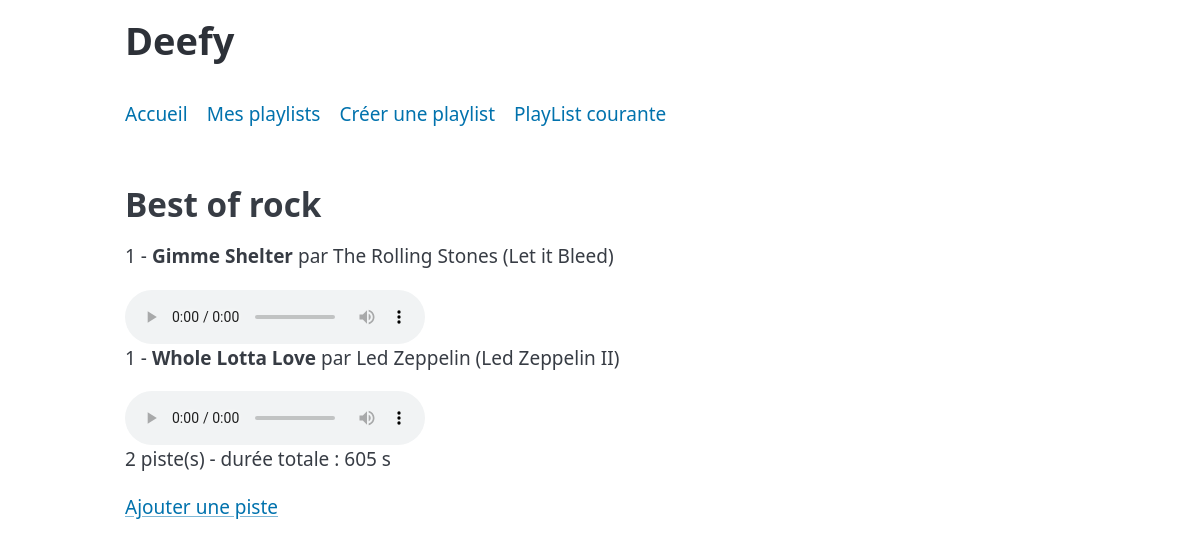
Screenshot of /?action=playlist&id=1 with the database file from the repository.
### tables this page shows
CREATE TABLE playlist (
id INT NOT NULL AUTO_INCREMENT,
nom VARCHAR(100) NOT NULL,
PRIMARY KEY (id)
);

CREATE TABLE track (
id INT NOT NULL AUTO_INCREMENT,
titre VARCHAR(100) NOT NULL,
genre VARCHAR(30) DEFAULT NULL,
duree INT DEFAULT 0,
filename VARCHAR(100) NOT NULL,
type CHAR(1) NOT NULL,
artiste_album VARCHAR(100) DEFAULT NULL,
titre_album VARCHAR(100) DEFAULT NULL,
annee_album INT DEFAULT NULL,
numero_album INT DEFAULT NULL,
auteur_podcast VARCHAR(100) DEFAULT NULL,
date_posdcast DATE DEFAULT NULL,
PRIMARY KEY (id)
);

### src/classes/action/Action.php (called while the page is built, shortened)
<?php
abstract class Action
{
    public function execute(): string
    {
        return $this->executeGet();
    }
    public function __invoke(): string
    {
        return $this->execute();
    }
}

### index.php (called while the page is built, shortened)
<?php
$dispatcher = new Dispatcher();
$dispatcher->addRoute('default', DefaultAction::class)
    ->addRoute('my-playlists', MyPlaylistsAction::class)
    ->addRoute('playlist', DisplayPlaylistAction::class)
    ->addRoute('add-playlist', AddPlaylistAction::class)
    ->addRoute('add-track', AddPodcastTrackAction::class);
$dispatcher->run();

### src/classes/audio/lists/AudioList.php (called while the page is built, shortened)
<?php
class AudioList
{
    public function __get(string $attrName): mixed
    {
        if (property_exists($this, $attrName)) {
            return $this->$attrName;
        }
        throw new InvalidPropertyNameException("invalid property : $attrName");
    }
}

### src/classes/repository/DeefyRepository.php (called while the page is built, shortened)
<?php
class DeefyRepository
{
    private PDO $pdo;
    private static ?DeefyRepository $instance = null;
    private static array $config = [];
    private function __construct(array $conf)
    {
        $dsn = "mysql:host={$conf['host']};dbname={$conf['database']};charset=utf8";
        $this->pdo = new PDO($dsn, $conf['username'], $conf['password'], [
            PDO::ATTR_ERRMODE => PDO::ERRMODE_EXCEPTION,
            PDO::ATTR_DEFAULT_FETCH_MODE => PDO::FETCH_ASSOC,
        ]);
    }
    public static function setConfig(string $file): void
    {
        $conf = parse_ini_file($file);
        self::$config = $conf;
    }
    public static function getInstance(): DeefyRepository
    {
        if (self::$instance === null) {
            self::$instance = new DeefyRepository(self::$config);
        }
        return self::$instance;
    }
    public function findPlaylistById(int $id): ?PlayList
    {
        $stmt = $this->pdo->prepare("SELECT id, nom FROM playlist WHERE id = ?");
        $stmt->execute([$id]);
        $row = $stmt->fetch();
        $stmt = $this->pdo->prepare(
            "SELECT track.* FROM track
             INNER JOIN playlist2track ON track.id = playlist2track.id_track
             WHERE playlist2track.id_pl = ?
             ORDER BY playlist2track.no_piste_dans_liste"
        );
        $stmt->execute([$id]);
        $pistes = [];
        foreach ($stmt->fetchAll() as $t) {
            $pistes[] = $this->creerPiste($t);
        }
        $pl = new PlayList($row['nom'], $pistes);
        $pl->setId((int) $row['id']);
        return $pl;
    }
    private function creerPiste(array $t): AudioTrack
    {
        if ($t['type'] === 'A') {
            $piste = new AlbumTrack($t['titre'], $t['filename'] ?? '', $t['titre_album'] ?? '', (int) $t['numero_album']);
            $piste->setArtiste($t['artiste_album'] ?? '');
            $piste->setAnnee((int) $t['annee_album']);
        } else {
            $piste = new PodcastTrack($t['titre'], $t['filename'] ?? '');
            $piste->setAuteur($t['auteur_podcast'] ?? '');
            $piste->setDate($t['date_posdcast'] ?? '');
        }
        $piste->setGenre($t['genre'] ?? '');
        $piste->setDuree((int) $t['duree']);
        $piste->setId((int) $t['id']);
        return $piste;
    }
}

### src/classes/audio/tracks/AudioTrack.php (called while the page is built, shortened)
<?php
class AudioTrack
{
    public function __get(string $attrName): mixed
    {
        if (property_exists($this, $attrName)) {
            return $this->$attrName;
        }
        throw new InvalidPropertyNameException("invalid property : $attrName");
    }
}

### src/classes/render/AlbumTrackRenderer.php (the view, shortened to what this page needs)
<?php
class AlbumTrackRenderer extends AudioTrackRenderer
{
    protected function compact(): string
    {
        $t = $this->track;
        return "<div class=\"piste\">"
            . "<p>{$t->numero} - <strong>{$this->e($t->titre)}</strong> par {$this->e($t->artiste)}"
            . " ({$this->e($t->album)})</p>"
            . $this->audio()
            . "</div>";
    }
}

### src/classes/render/AudioListRenderer.php (shortened to what this page needs)
<?php
class AudioListRenderer implements Renderer
{
    private AudioList $liste;
    public function __construct(AudioList $liste)
    {
        $this->liste = $liste;
    }
    public function render(int $selector = Renderer::COMPACT): string
    {
        $html = "<h2>" . filter_var($this->liste->nom, FILTER_SANITIZE_SPECIAL_CHARS) . "</h2>";
        foreach ($this->liste->pistes as $piste) {
            if ($piste instanceof AlbumTrack) {
                $r = new AlbumTrackRenderer($piste);
            } elseif ($piste instanceof PodcastTrack) {
                $r = new PodcastRenderer($piste);
            } else {
                continue;
            }
            $html .= $r->render(Renderer::COMPACT);
        }
        $html .= "<p>{$this->liste->nbPistes} piste(s) - durée totale : {$this->liste->dureeTotale} s</p>";
        return $html;
    }
}

### src/classes/render/AudioTrackRenderer.php (shortened to what this page needs)
<?php
abstract class AudioTrackRenderer implements Renderer
{
    protected AudioTrack $track;
    public function __construct(AudioTrack $track)
    {
        $this->track = $track;
    }
    public function render(int $selector): string
    {
        switch ($selector) {
            case Renderer::COMPACT:
            default:
                return $this->compact();
        }
    }
    protected function audio(): string
    {
        $fichier = 'audio/' . $this->e($this->track->nomFichier);
        return "<audio controls src=\"$fichier\"></audio>";
    }
    protected function e(string $texte): string
    {
        return filter_var($texte, FILTER_SANITIZE_SPECIAL_CHARS);
    }
}

### rows the page displays
playlist: nom "Best of rock"
track: numero "1", titre "Gimme Shelter", artiste_album "The Rolling Stones", titre_album "Let it Bleed"
track: numero_album "1", titre "Whole Lotta Love", artiste_album "Led Zeppelin", titre_album "Led Zeppelin II"

### other values shown
$this->liste->nbPistes "2"
$this->liste->dureeTotale "605"
